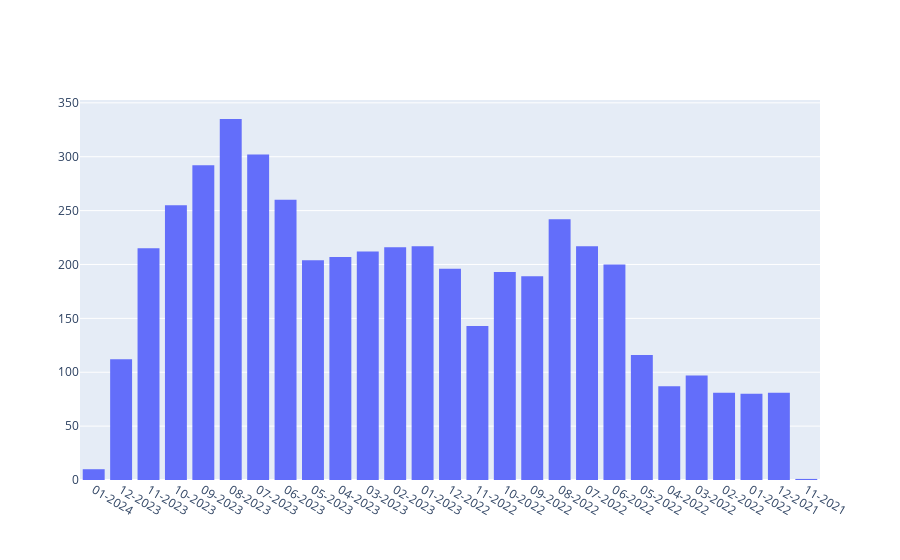

The code cell stored with this chart in its notebook:
### Code cell
import plotly.graph_objects as go 

fig = go.Figure()

fig.add_trace(go.Histogram(x = data['periode_debut'], y= data['extra_clean']))
fig.update_traces(dict(marker_line_width=0))
months = data['periode_debut'].to_list()
buttons = [
    go.layout.updatemenu.Button(
        label=month,
        method='update',
        args=[{'visible': [m == month for m in months]}]
    )
    for month in months
]
fig.show()

### Figure 1 — Plotly figure (JSON) as saved in the notebook; plotly's stock layout.template omitted (floating-point values rounded to 4 significant figures; data arrays with more than 128 entries replaced by an {"elided": "..."} marker saying what was removed)
{"data": [{"marker": {"line": {"width": 0}}, "type": "histogram", "x": {"elided": "4760 str values"}, "y": {"elided": "4760 str values"}}], "layout": {}}
